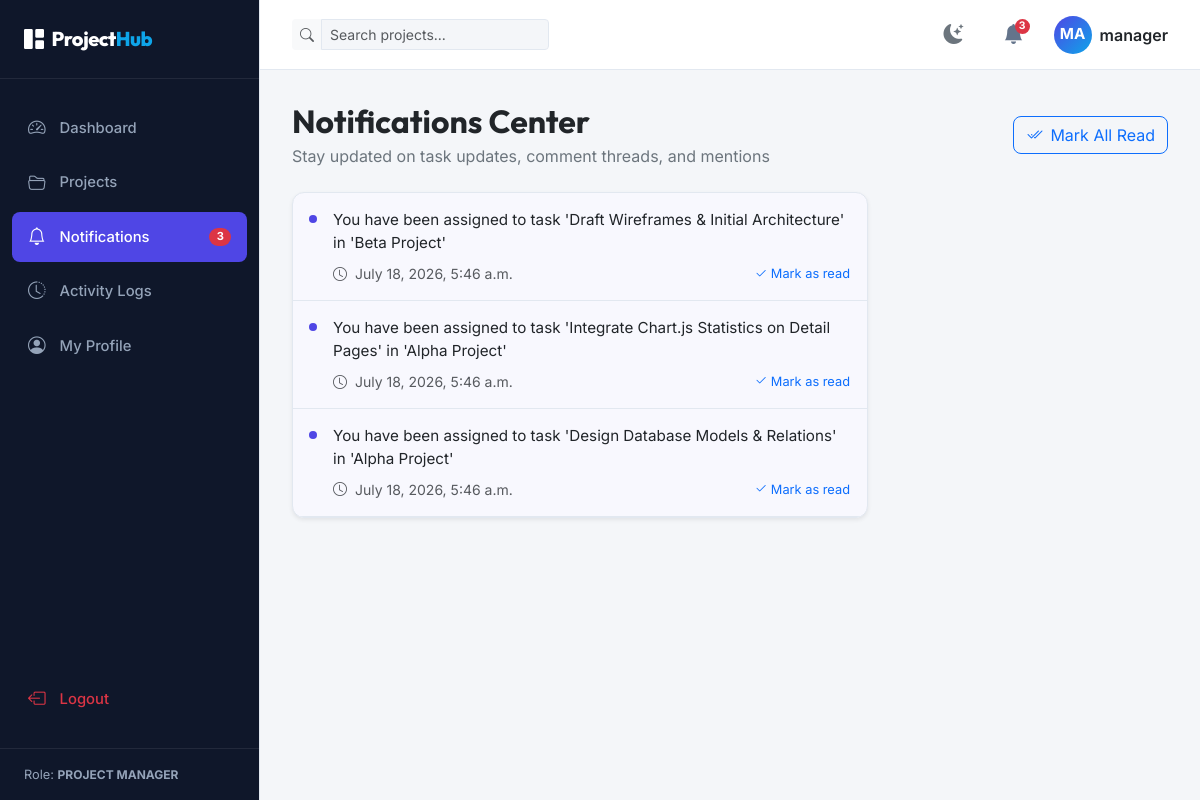
The app's page /notifications/ (signed in) with its own data.
### management_app/models.py (models this page shows, shortened)
class CustomUser(AbstractUser):
    ROLE_CHOICES = (
        ('ADMIN', 'Admin'),
        ('PROJECT_MANAGER', 'Project Manager'),
        ('TEAM_MEMBER', 'Team Member'),
    )
    role = models.CharField(max_length=20, choices=ROLE_CHOICES, default='TEAM_MEMBER')
    full_name = models.CharField(max_length=255, blank=True)
    profile_picture = models.ImageField(upload_to='profile_pics/', blank=True, null=True)

class Notification(models.Model):
    user = models.ForeignKey(CustomUser, on_delete=models.CASCADE, related_name='notifications')
    message = models.TextField()
    read_status = models.BooleanField(default=False)
    created_date = models.DateTimeField(auto_now_add=True)

### management_app/views.py (the view)
# urls.py: path('notifications/', views.notifications_view, name='notifications'),
@login_required
def notifications_view(request):
    notifications = request.user.notifications.all().order_by('-created_date')
    return render(request, 'notifications.html', {'notifications': notifications})

### templates/notifications.html (shortened to what this page needs)
{% extends 'base.html' %}
{% block content %}
<div class="container-fluid px-0">
    <div class="d-flex justify-content-between align-items-center mb-4">
        <div>
            <h2 class="fw-bold text-dark mb-1">Notifications Center</h2>
            <p class="text-secondary mb-0">Stay updated on task updates, comment threads, and mentions</p>
        </div>
        {% if notifications %}
        <a href="{% url 'mark_all_notifications_read' %}" class="btn btn-outline-primary d-flex align-items-center gap-2" style="border-radius: 8px;">
            <i class="bi bi-check2-all"></i> Mark All Read
        </a>
        {% endif %}
    </div>
    <div class="row">
        <div class="col-lg-8">
            <div class="card shadow-sm border-0" style="border-radius: 12px; overflow: hidden;">
                <div class="card-body p-0">
                    {% if notifications %}
                        <div class="list-group list-group-flush">
                            {% for notif in notifications %}
                            <div class="notification-item {% if not notif.read_status %}unread{% endif %}" id="notification_{{ notif.id }}">
                                {% if not notif.read_status %}
                                <span class="notification-item-unread-dot" title="Unread notification"></span>
                                {% endif %}
                                <div class="flex-grow-1">
                                    <p class="mb-1 text-dark" style="font-size: 0.95rem;">{{ notif.message }}</p>
                                    <div class="d-flex justify-content-between align-items-center mt-2">
                                        <span class="text-muted small"><i class="bi bi-clock me-1"></i> {{ notif.created_date|date:"F d, Y, g:i a" }}</span>
                                        {% if not notif.read_status %}
                                        <button class="btn btn-sm btn-link text-primary text-decoration-none p-0 mark-read-btn" data-id="{{ notif.id }}" style="font-size: 0.8rem;">
                                            <i class="bi bi-check2"></i> Mark as read
                                        </button>
                                        {% endif %}
                                    </div>
                                </div>
                            </div>
                            {% endfor %}
                        </div>
                    {% else %}
                        <div class="text-center py-5 text-muted">
                            <i class="bi bi-bell-slash fs-1 mb-3 d-block"></i>
                            <h5>No notifications found</h5>
                            <p class="text-secondary small mb-0">We will notify you when things require your attention!</p>
                        </div>
                    {% endif %}
                </div>
            </div>
        </div>
    </div>
</div>
{% endblock %}

### templates/base.html (shortened to what this page needs)
{% load static %}
<!DOCTYPE html>
<html lang="en">
<head>
    <link href="https://cdn.jsdelivr.net/npm/bootstrap@5.3.0/dist/css/bootstrap.min.css" rel="stylesheet">
    <link rel="stylesheet" href="https://cdn.jsdelivr.net/npm/bootstrap-icons@1.10.5/font/bootstrap-icons.css">
    <link rel="stylesheet" href="{% static 'css/style.css' %}">
</head>
<body>
    <div class="app-wrapper">
        {% if user.is_authenticated %}
        <aside class="app-sidebar">
            <div class="sidebar-header">
                <div class="sidebar-logo">
                    <i class="bi bi-grid-1x2-fill me-2"></i>Project<span>Hub</span>
                </div>
            </div>
            <ul class="sidebar-menu">
                <li>
                    <a href="{% url 'dashboard' %}"
                        class="menu-item-link {% if request.resolver_match.url_name == 'dashboard' or request.resolver_match.url_name == 'dashboard_alias' %}active{% endif %}">
                        <i class="bi bi-speedometer2"></i>
                        <span>Dashboard</span>
                    </a>
                </li>
                <li>
                    <a href="{% url 'projects' %}"
                        class="menu-item-link {% if request.resolver_match.url_name == 'projects' or 'project' in request.resolver_match.url_name %}active{% endif %}">
                        <i class="bi bi-folder2-open"></i>
                        <span>Projects</span>
                    </a>
                </li>
                <li>
                    <a href="{% url 'notifications' %}"
                        class="menu-item-link {% if request.resolver_match.url_name == 'notifications' %}active{% endif %}">
                        <i class="bi bi-bell"></i>
                        <span>Notifications</span>
                        <span class="badge bg-danger rounded-pill ms-auto notification-badge"
                            style="display:none;"></span>
                    </a>
                </li>
                <li>
                    <a href="{% url 'activity_logs' %}"
                        class="menu-item-link {% if request.resolver_match.url_name == 'activity_logs' %}active{% endif %}">
                        <i class="bi bi-clock-history"></i>
                        <span>Activity Logs</span>
                    </a>
                </li>
                <li>
                    <a href="{% url 'profile' %}"
                        class="menu-item-link {% if request.resolver_match.url_name == 'profile' %}active{% endif %}">
                        <i class="bi bi-person-circle"></i>
                        <span>My Profile</span>
                    </a>
                </li>
                <li class="mt-auto">
                    <a href="{% url 'logout' %}" class="menu-item-link text-danger">
                        <i class="bi bi-box-arrow-left"></i>
                        <span>Logout</span>
                    </a>
                </li>
            </ul>
            <div class="sidebar-footer">
                <span>Role: <strong class="text-uppercase" style="font-size: 0.75rem;">{{ user.get_role_display }}</strong></span>
            </div>
        </aside>
        {% endif %}
        <main class="app-content">
            {% if user.is_authenticated %}
            <nav class="app-navbar">
                <div class="d-flex align-items-center gap-3">
                    <form class="navbar-search" method="GET" action="{% url 'projects' %}">
                        <div class="input-group input-group-sm">
                            <span class="input-group-text bg-light border-0"><i
                                    class="bi bi-search text-muted"></i></span>
                            <input type="text" name="search" class="form-control bg-light border-0"
                                placeholder="Search projects..." value="{{ search_query|default:'' }}">
                        </div>
                    </form>
                </div>
                <div class="navbar-actions">
                    <button class="navbar-icon-btn" id="theme-toggle-btn" title="Toggle Theme">
                        <i class="bi bi-moon-stars-fill text-secondary"></i>
                    </button>
                    <div class="dropdown">
                        <button class="navbar-icon-btn" id="notificationsDropdown" data-bs-toggle="dropdown"
                            aria-expanded="false">
                            <i class="bi bi-bell-fill"></i>
                            <span class="badge bg-danger rounded-pill badge-pill notification-badge"
                                style="display:none;"></span>
                        </button>
                    </div>
                    <div class="dropdown">
                        <button class="btn btn-link p-0 border-0 d-flex align-items-center gap-2 text-decoration-none"
                            id="userProfileDropdown" data-bs-toggle="dropdown" aria-expanded="false">
                            {% if user.profile_picture %}
                            <img src="{{ user.profile_picture.url }}" alt="Profile" class="rounded-circle border"
                                style="width: 38px; height: 38px; object-fit: cover;">
                            {% else %}
                            <div class="user-avatar-initials">
                                {{ user.username|slice:":2"|upper }}
                            </div>
                            {% endif %}
                            <span class="d-none d-md-inline fw-semibold text-dark">{{ user.username }}</span>
                        </button>
                    </div>
                </div>
            </nav>
            {% endif %}
            <div class="page-container">
                {% block content %}{% endblock %}
            </div>
        </main>
    </div>
</body>
</html>

### static/css/style.css (style rules this page uses)
:root { --font-heading: 'Outfit', sans-serif; --font-body: 'Inter', sans-serif; --bg-app: #f4f6f9; --bg-card: #ffffff; --bg-sidebar: #0f172a; --bg-sidebar-hover: #1e293b; --text-main: #1e293b; --text-muted: #64748b; --text-sidebar: #f8fafc; --text-sidebar-muted: #94a3b8; --border-color: #e2e8f0; --primary-color: #4f46e5; --primary-hover: #4338ca; --accent-color: #0ea5e9; --kanban-bg: #e2e8f0; --priority-low: #10b981; --priority-medium: #f59e0b; --priority-high: #ef4444; --transition-speed: 0.3s; --glass-bg: rgba(255, 255, 255, 0.85); --glass-border: rgba(255, 255, 255, 0.3); }
body { font-family: var(--font-body); background-color: var(--bg-app); color: var(--text-main); transition: background-color var(--transition-speed), color var(--transition-speed); overflow-x: hidden; }
h1, h2, h3, h4, h5, h6 { font-family: var(--font-heading); font-weight: 600; }
.app-wrapper { display: flex; min-height: 100vh; width: 100vw; }
.app-sidebar { width: 260px; background-color: var(--bg-sidebar); color: var(--text-sidebar); display: flex; flex-direction: column; transition: width var(--transition-speed); z-index: 1000; flex-shrink: 0; border-right: 1px solid var(--border-color); }
.sidebar-header { padding: 1.5rem; display: flex; align-items: center; gap: 0.75rem; border-bottom: 1px solid rgba(255, 255, 255, 0.08); }
.sidebar-logo { font-family: var(--font-heading); font-size: 1.25rem; font-weight: 800; letter-spacing: -0.025em; color: #fff; text-decoration: none; }
.sidebar-logo span { color: var(--accent-color); }
.sidebar-menu { list-style: none; padding: 1.5rem 0.75rem; margin: 0; display: flex; flex-direction: column; gap: 0.25rem; flex-grow: 1; }
.menu-item-link { display: flex; align-items: center; gap: 0.875rem; padding: 0.75rem 1rem; color: var(--text-sidebar-muted); text-decoration: none; border-radius: 0.5rem; font-size: 0.925rem; font-weight: 500; transition: all 0.2s; }
.menu-item-link.active { background-color: var(--primary-color); color: #fff; }
.menu-item-link i { font-size: 1.1rem; }
.sidebar-footer { padding: 1rem 1.5rem; border-top: 1px solid rgba(255, 255, 255, 0.08); font-size: 0.8rem; color: var(--text-sidebar-muted); display: flex; align-items: center; justify-content: space-between; }
.app-content { flex-grow: 1; display: flex; flex-direction: column; min-width: 0; }
.app-navbar { height: 70px; background-color: var(--bg-card); border-bottom: 1px solid var(--border-color); display: flex; align-items: center; justify-content: space-between; padding: 0 2rem; z-index: 999; }
.navbar-search { max-width: 320px; width: 100%; }
.navbar-actions { display: flex; align-items: center; gap: 1.25rem; }
.navbar-icon-btn { background: none; border: none; color: var(--text-muted); font-size: 1.25rem; cursor: pointer; position: relative; width: 40px; height: 40px; border-radius: 50%; display: flex; align-items: center; justify-content: center; transition: all 0.2s; }
.navbar-icon-btn .badge-pill { position: absolute; top: 4px; right: 4px; padding: 0.25em 0.4em; font-size: 0.65rem; }
.user-avatar-initials { width: 38px; height: 38px; border-radius: 50%; background: linear-gradient(135deg, var(--primary-color), var(--accent-color)); color: white; display: flex; align-items: center; justify-content: center; font-weight: 700; font-size: 0.95rem; }
.page-container { padding: 2rem; flex-grow: 1; overflow-y: auto; }
.notification-item { padding: 1rem; border-bottom: 1px solid var(--border-color); display: flex; gap: 1rem; align-items: flex-start; transition: background-color 0.2s; }
.notification-item.unread { background-color: rgba(79, 70, 229, 0.04); }
.notification-item-unread-dot { width: 8px; height: 8px; border-radius: 50%; background-color: var(--primary-color); margin-top: 6px; flex-shrink: 0; }
.card { background-color: var(--bg-card) !important; border: 1px solid var(--border-color) !important; color: var(--text-main) !important; }
.form-control, .form-select { background-color: var(--bg-app) !important; border: 1px solid var(--border-color) !important; color: var(--text-main) !important; }

### records on screen
CustomUser: role "PROJECT MANAGER", username "MA", username "manager"
Notification: read_status False (drawn), message "You have been assigned to task 'Draft Wireframes & Initial Architecture' in 'Beta Project'", created_date "July 18, 2026, 5:46 a.m."
Notification: read_status False (drawn), message "You have been assigned to task 'Integrate Chart.js Statistics on Detail Pages' in 'Alpha Project'", created_date "July 18, 2026, 5:46 a.m."
Notification: read_status False (drawn), message "You have been assigned to task 'Design Database Models & Relations' in 'Alpha Project'", created_date "July 18, 2026, 5:46 a.m."
